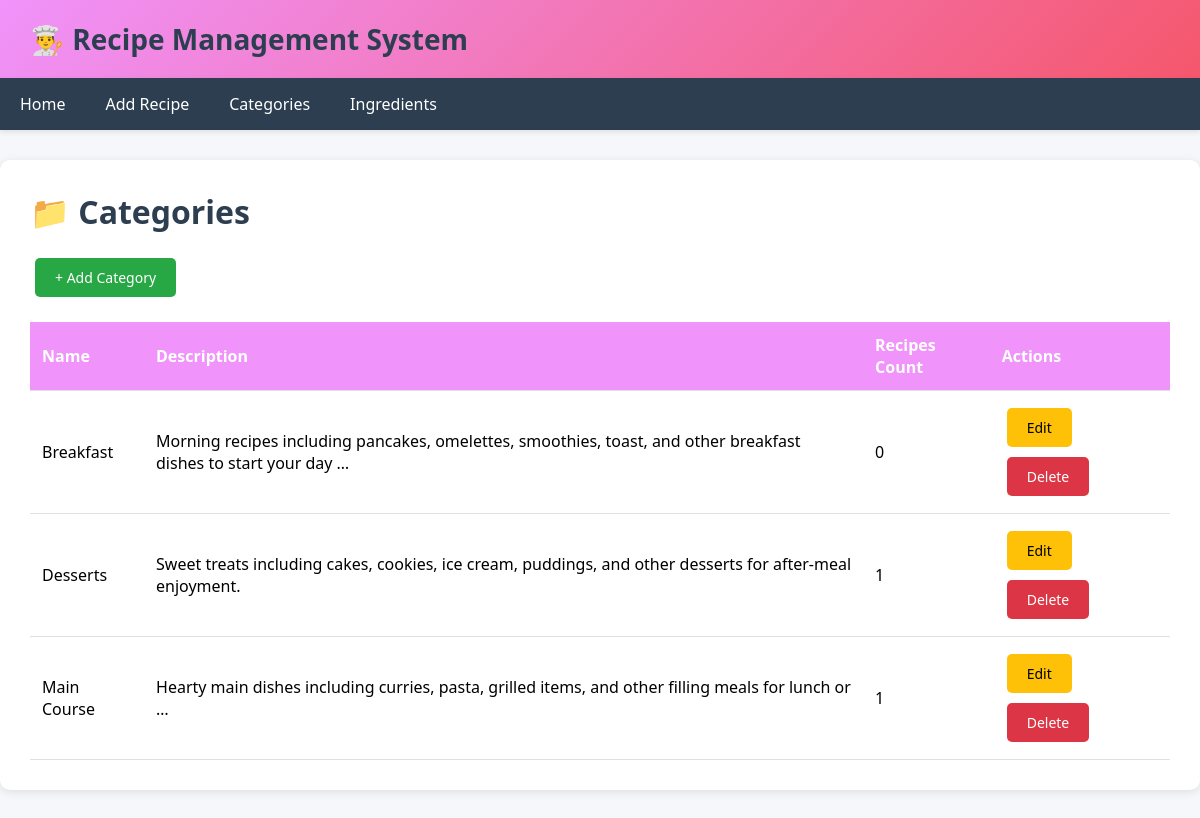
Page /categories/ on the committed database.
### app/models.py (models this page shows, shortened)
class Category(models.Model):  # ✅ PascalCase
    name = models.CharField(max_length=100, unique=True)
    description = models.TextField(blank=True)
    created_at = models.DateTimeField(auto_now_add=True)
    class Meta:
        verbose_name_plural = "Categories"
        ordering = ['name']

### app/views.py (the view)
# urls.py: path('categories/', CategoryListView.as_view(), name='category_list'),
class CategoryListView(ListView):
    model = Category
    template_name = 'app/category_list.html'
    context_object_name = 'categories'

### app/templates/app/category_list.html (shortened to what this page needs)
{% extends 'app/base.html' %}
{% block content %}
<h1>📁 Categories</h1>
<a href="{% url 'category_create' %}" class="btn btn-success">+ Add Category</a>
<table>
    <thead>
        <tr>
            <th>Name</th>
            <th>Description</th>
            <th>Recipes Count</th>
            <th>Actions</th>
        </tr>
    </thead>
    <tbody>
        {% for category in categories %}
        <tr>
            <td>{{ category.name }}</td>
            <td>{{ category.description|truncatewords:15 }}</td>
            <td>{{ category.recipes.count }}</td>
            <td>
                <a href="{% url 'category_update' category.pk %}" class="btn btn-warning">Edit</a>
                <a href="{% url 'category_delete' category.pk %}" class="btn btn-danger">Delete</a>
            </td>
        </tr>
        {% empty %}
        <tr>
            <td colspan="4" style="text-align: center;">No categories found. Add one to get started!</td>
        </tr>
        {% endfor %}
    </tbody>
</table>
{% endblock %}

### app/templates/app/base.html (style rules this page uses)
* { margin: 0; padding: 0; box-sizing: border-box; }
body { font-family: 'Segoe UI', Tahoma, Geneva, Verdana, sans-serif; background-color: #f5f7fa; }
h1, h2 { color: #2c3e50; margin-bottom: 20px; }
table { width: 100%; border-collapse: collapse; margin-top: 20px; }
table th, table td { padding: 12px; text-align: left; border-bottom: 1px solid #e0e0e0; }
table th { background-color: #f093fb; color: white; font-weight: 600; }
.btn { display: inline-block; padding: 10px 20px; margin: 5px; text-decoration: none; border-radius: 5px; cursor: pointer; border: none; font-size: 14px; transition: all 0.3s; }
.btn-success { background-color: #28a745; color: white; }
.btn-warning { background-color: #ffc107; color: black; }
.btn-danger { background-color: #dc3545; color: white; }

### rows in the picture
Category: name "Breakfast", description "Morning recipes including pancakes, omelettes, smoothies, toast, and other breakfast dishes to start your day …", recipes.count "0"
Category: name "Desserts", description "Sweet treats including cakes, cookies, ice cream, puddings, and other desserts for after-meal enjoyment.", recipes.count "1"
Category: name "Main Course", description "Hearty main dishes including curries, pasta, grilled items, and other filling meals for lunch or …", recipes.count "1"
